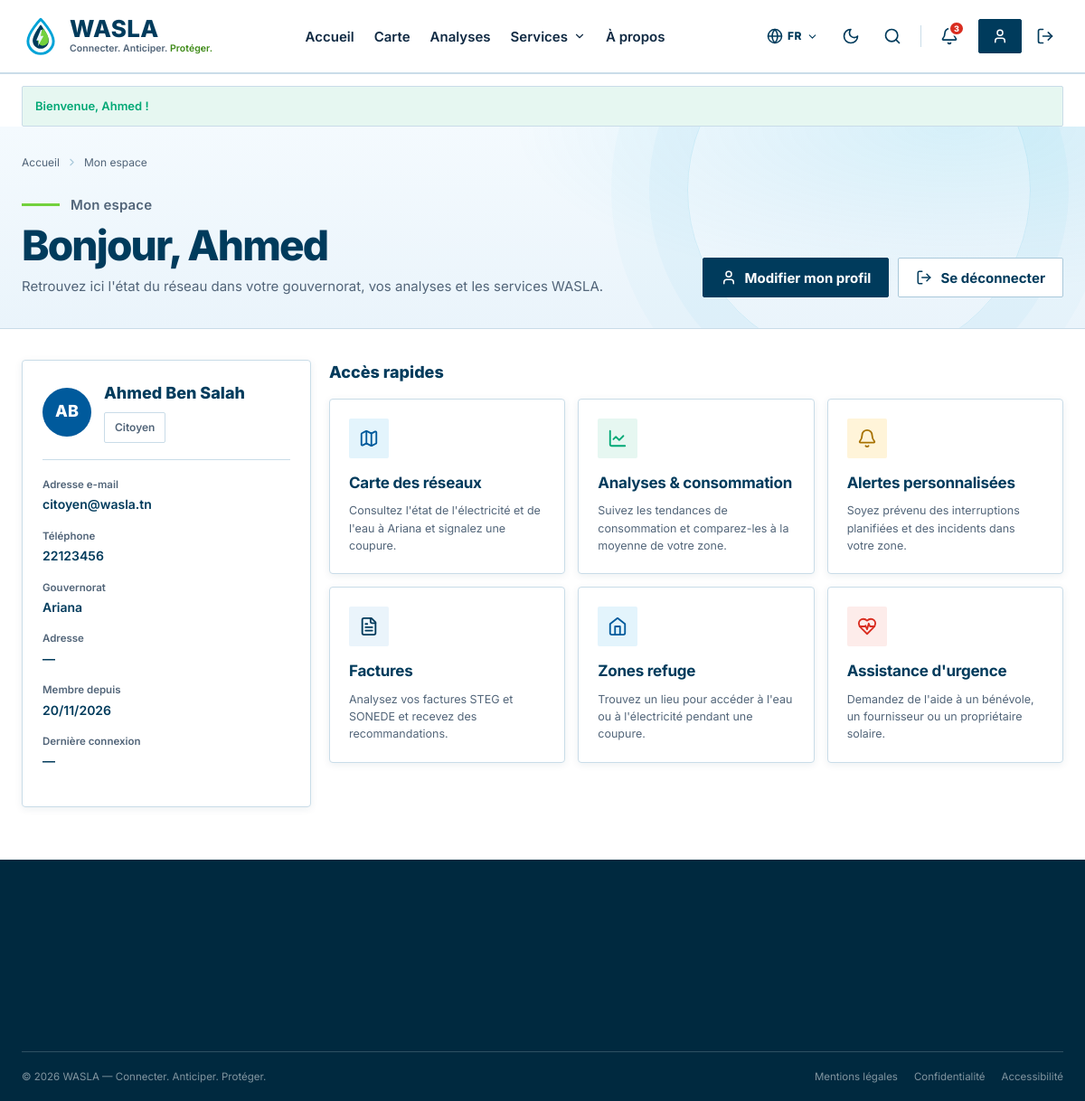
Screenshot of /index.php?action=mon-compte (signed in) with the database file from the repository.
### tables this page shows
CREATE TABLE IF NOT EXISTS utilisateur (
    id_utilisateur     INT          NOT NULL AUTO_INCREMENT,
    nom                VARCHAR(50)  NOT NULL,
    prenom             VARCHAR(50)  NOT NULL,
    email              VARCHAR(150) NOT NULL,
    telephone          VARCHAR(20)  NULL,
    mot_de_passe       VARCHAR(255) NOT NULL,
    role               ENUM('citoyen','admin','steg','sonede','entreprise','fournisseur')
                                    NOT NULL DEFAULT 'citoyen',
    statut_compte      ENUM('actif','suspendu') NOT NULL DEFAULT 'actif',
    id_zone            INT          NULL,
    adresse            VARCHAR(255) NULL,
     
    nom_organisation   VARCHAR(100) NULL,                  
    matricule_fiscal   VARCHAR(20)  NULL,                  
    secteur_activite   VARCHAR(60)  NULL,                  
    specialite         ENUM('electricien','plombier','maintenance','solaire','hydraulique') NULL,   
    description        TEXT         NULL,
    compte_verifie     TINYINT(1)   NOT NULL DEFAULT 0,    
    note_moyenne       DECIMAL(2,1) NULL,                  
    date_inscription   DATETIME     NOT NULL DEFAULT CURRENT_TIMESTAMP,
    derniere_connexion DATETIME     NULL,
    PRIMARY KEY (id_utilisateur),
    UNIQUE KEY uq_utilisateur_email (email),
    UNIQUE KEY uq_utilisateur_matricule (matricule_fiscal),
    KEY idx_utilisateur_role (role),
    KEY idx_utilisateur_specialite_zone (specialite, id_zone),
    CONSTRAINT chk_utilisateur_note CHECK (note_moyenne IS NULL OR (note_moyenne >= 0 AND note_moyenne <= 5)),
    CONSTRAINT fk_utilisateur_zone FOREIGN KEY (id_zone)
        REFERENCES zone (id_zone) ON DELETE SET NULL ON UPDATE CASCADE
);

CREATE TABLE IF NOT EXISTS zone (
    id_zone        INT          NOT NULL AUTO_INCREMENT,
    nom_zone       VARCHAR(100) NOT NULL,
    type_zone      ENUM('gouvernorat','delegation') NOT NULL DEFAULT 'gouvernorat',
    id_zone_parent INT          NULL,
    PRIMARY KEY (id_zone),
    UNIQUE KEY uq_zone_nom_parent (nom_zone, id_zone_parent),
    CONSTRAINT fk_zone_parent FOREIGN KEY (id_zone_parent)
        REFERENCES zone (id_zone) ON DELETE SET NULL ON UPDATE CASCADE
);

### views/frontoffice/pages/compte/mon-compte.php (the view, shortened to what the rows shown need)
<main id="main">
  <section class="page-hero">
    <div class="container">
      <div class="page-hero__row">
        <div>
          <p class="eyebrow">Mon espace</p>
          <h1>Bonjour, <?= e($user->getPrenom()) ?></h1>
          <p>Retrouvez ici l'état du réseau dans votre gouvernorat, vos analyses et les services WASLA.</p>
        </div>
      </div>
    </div>
  </section>
  <section class="page-section">
    <div class="container account-grid">
      <aside class="card account-profile">
        <div class="account-profile__head">
          <span class="account-avatar" aria-hidden="true" data-no-i18n><?= e(initials($user)) ?></span>
          <div>
            <h2 data-no-i18n><?= e($user->getPrenom() . ' ' . $user->getNom()) ?></h2>
            <span class="chip"><?= e(roleLabel($user->getRole())) ?></span>
          </div>
        </div>
        <dl class="account-details">
          <div><dt>Adresse e-mail</dt><dd data-no-i18n><?= e($user->getEmail()) ?></dd></div>
          <div><dt>Téléphone</dt><dd><?= e($user->getTelephone() ?: '—') ?></dd></div>
          <div><dt>Gouvernorat</dt><dd><?= e($user->getNomZone() ?? '—') ?></dd></div>
          <div><dt>Adresse</dt><dd data-no-i18n><?= e($user->getAdresse() ?: '—') ?></dd></div>
          <div><dt>Membre depuis</dt><dd><?= e(dateFr($user->getDateInscription())) ?></dd></div>
          <div><dt>Dernière connexion</dt><dd><?= e(dateFr($user->getDerniereConnexion(), true)) ?></dd></div>
        </dl>
      </aside>
      <div class="account-main">
        <h2 class="account-title">Accès rapides</h2>
        <div class="account-actions">
          <a class="service-card account-action" href="<?= url('carte') ?>">
            <span class="service-card__icon" data-icon="map"></span>
            <h3>Carte des réseaux</h3>
            <p>Consultez l'état de l'électricité et de l'eau<?= $user->getNomZone() ? ' à ' . e($user->getNomZone()) : '' ?> et signalez une coupure.</p>
          </a>
        </div>
      </div>
    </div>
  </section>
</main>

### rows the page displays
utilisateur: prenom "Ahmed", initials($user) "AB", $user->getPrenom() . ' ' . $user->getNom() "Ahmed Ben Salah", role "Citoyen", email "citoyen@wasla.tn", telephone "22123456", id_zone.nom_zone "Ariana", adresse "—", date_inscription "20/11/2026", derniere_connexion "—"

### other values shown
$flash['message'] "Bienvenue, Ahmed !"
